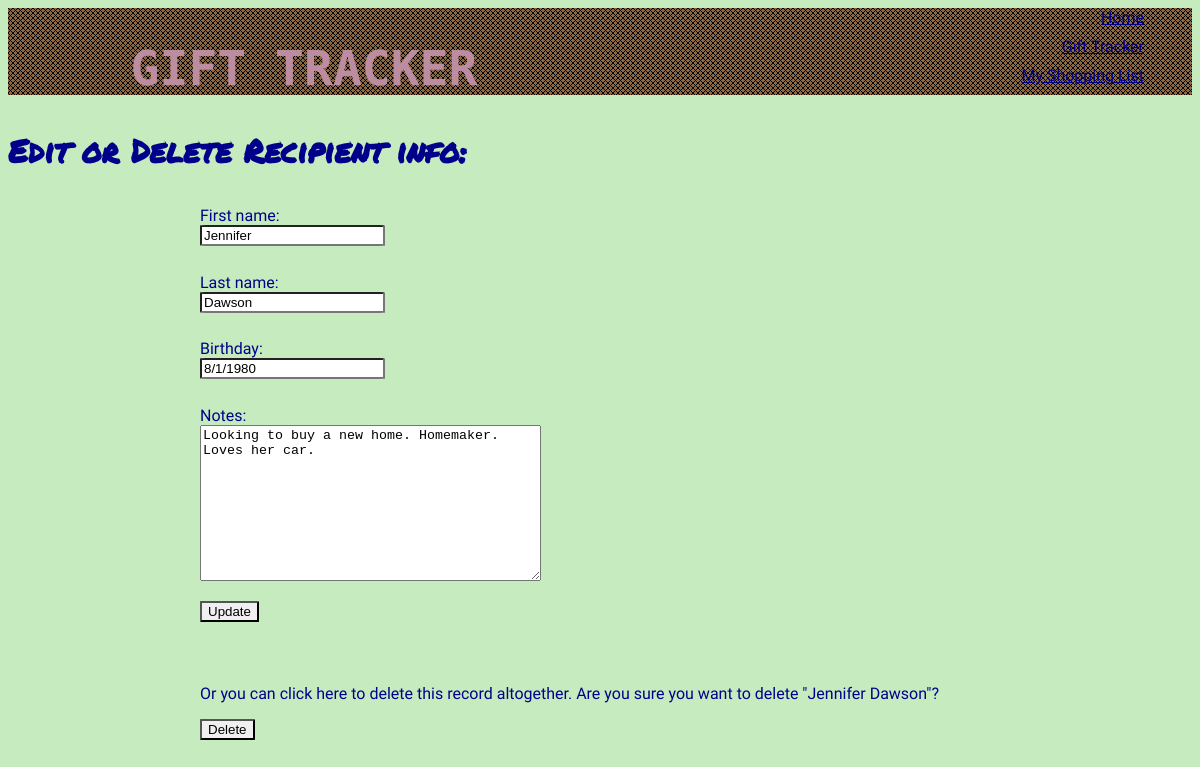
Page /idea_tracker/recipient_update/34/ on the committed database.
### idea_tracker/models.py (models this page shows, shortened)
class Recipient(models.Model):
    first_name = models.CharField(max_length=30)
    last_name = models.CharField(max_length=30)
    birthday = models.CharField(max_length=10, blank=True)
    notes = models.TextField(max_length=255, blank=True)
    def __str__(self):
        return "{} {}".format(self.first_name, self.last_name)

### idea_tracker/views.py (the view, shortened to what this page needs)
# urls.py: url(r'^recipient_update/(?P<pk>\d+)/$', views.RecipientUpdate.as_view(), name='recipient_update_form'),
class RecipientUpdate(UpdateView):
    model = models.Recipient
    fields = ['first_name', 'last_name', 'birthday', 'notes']
    template_name_suffix = '_update_form'

### idea_tracker/templates/idea_tracker/recipient_update_form.html
{% extends 'layout.html' %}
{% load static from staticfiles %}
{% block content %}
<h3>Edit or Delete Recipient info:</h3>
<form action='' method="POST">{% csrf_token %}
    {{ form.as_p }}
    <input type="Submit" value="Update">
    <br>
    <p>Or you can click here to delete this record altogether. Are you
    sure you want to delete "{{ object }}"?</p>
    <input type="Submit" value="Delete">
</form>
{% endblock %}

### assets/css/layout.css (style rules this page uses)
:root { background: #c6ebbe ; }
h3, h4, h5 { color: darkblue; font-family: 'Permanent Marker', cursive, 'Courier New', serif; font-size: 2em; }
form { color: darkblue; font-family: 'Kalam', cursive; width: 50em; margin: 0 auto; }
label, input { display: block; border-radius: 3% }
input { margin-bottom: 2em; }

### rows in the picture
Recipient: first_name "Jennifer", last_name "Dawson", birthday "8/1/1980", notes "Looking to buy a new home. Homemaker. Loves her car.", first_name+last_name "Jennifer Dawson"
